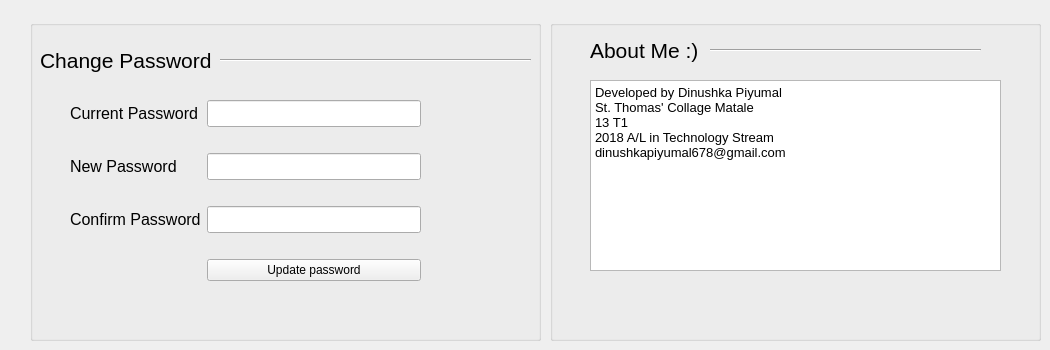
     <widget class="QWidget" name="tab_9">
      <attribute name="icon">
       <iconset resource="settings.qrc">
        <normaloff>:/newPrefix/Material Icons_e8b8(0)_32.png</normaloff>:/newPrefix/Material Icons_e8b8(0)_32.png</iconset>
      </attribute>
      <attribute name="title">
       <string>Settings</string>
      </attribute>
      <widget class="QGroupBox" name="groupBox">
       <property name="geometry">
        <rect>
         <x>30</x>
         <y>20</y>
         <width>511</width>
         <height>321</height>
        </rect>
       </property>
       <property name="title">
        <string/>
       </property>
       <widget class="Line" name="line_34">
        <property name="geometry">
         <rect>
          <x>190</x>
          <y>30</y>
          <width>311</width>
          <height>21</height>
         </rect>
        </property>
        <property name="orientation">
         <enum>Qt::Horizontal</enum>
        </property>
       </widget>
       <widget class="QWidget" name="formLayoutWidget">
        <property name="geometry">
         <rect>
          <x>40</x>
          <y>80</y>
          <width>351</width>
          <height>181</height>
         </rect>
        </property>
        <layout class="QFormLayout" name="formLayout">
         <property name="fieldGrowthPolicy">
          <enum>QFormLayout::AllNonFixedFieldsGrow</enum>
         </property>
         <item row="0" column="0">
          <widget class="QLabel" name="label_38">
           <property name="font">
            <font>
             <pointsize>12</pointsize>
            </font>
           </property>
           <property name="text">
            <string>Current Password</string>
           </property>
          </widget>
         </item>
         <item row="0" column="1">
          <widget class="QLineEdit" name="lineEdit_27">
           <property name="font">
            <font>
             <pointsize>12</pointsize>
            </font>
           </property>
          </widget>
         </item>
         <item row="1" column="1">
          <spacer name="verticalSpacer_2">
           <property name="orientation">
            <enum>Qt::Vertical</enum>
           </property>
           <property name="sizeHint" stdset="0">
            <size>
             <width>20</width>
             <height>40</height>
            </size>
           </property>
          </spacer>
         </item>
         <item row="2" column="0">
          <widget class="QLabel" name="label_39">
           <property name="font">
            <font>
             <pointsize>12</pointsize>
            </font>
           </property>
           <property name="text">
            <string>New Password</string>
           </property>
          </widget>
         </item>
         <item row="2" column="1">
          <widget class="QLineEdit" name="lineEdit_28">
           <property name="font">
            <font>
             <pointsize>12</pointsize>
            </font>
           </property>
          </widget>
         </item>
         <item row="3" column="1">
          <spacer name="verticalSpacer">
           <property name="orientation">
            <enum>Qt::Vertical</enum>
           </property>
           <property name="sizeHint" stdset="0">
            <size>
             <width>20</width>
             <height>40</height>
            </size>
           </property>
          </spacer>
         </item>
         <item row="4" column="0">
          <widget class="QLabel" name="label_41">
           <property name="font">
            <font>
             <pointsize>12</pointsize>
            </font>
           </property>
           <property name="text">
            <string>Confirm Password</string>
           </property>
          </widget>
         </item>
         <item row="4" column="1">
          <widget class="QLineEdit" name="lineEdit_29">
           <property name="font">
            <font>
             <pointsize>12</pointsize>
            </font>
           </property>
           <property name="echoMode">
            <enum>QLineEdit::Normal</enum>
           </property>
          </widget>
         </item>
         <item row="5" column="1">
          <spacer name="verticalSpacer_3">
           <property name="orientation">
            <enum>Qt::Vertical</enum>
           </property>
           <property name="sizeHint" stdset="0">
            <size>
             <width>20</width>
             <height>40</height>
            </size>
           </property>
          </spacer>
         </item>
         <item row="6" column="1">
          <widget class="QPushButton" name="pushButton_9">
           <property name="text">
            <string>Update password</string>
           </property>
           <property name="icon">
            <iconset resource="update_password.qrc">
             <normaloff>:/newPrefix/update.png</normaloff>:/newPrefix/update.png</iconset>
           </property>
          </widget>
         </item>
        </layout>
       </widget>
       <widget class="QLabel" name="label_37">
        <property name="geometry">
         <rect>
          <x>10</x>
          <y>20</y>
          <width>171</width>
          <height>41</height>
         </rect>
        </property>
        <property name="font">
         <font>
          <pointsize>16</pointsize>
         </font>
        </property>
        <property name="text">
         <string>Change Password </string>
        </property>
       </widget>
      </widget>
      <widget class="QGroupBox" name="groupBox_2">
       <property name="geometry">
        <rect>
         <x>550</x>
         <y>20</y>
         <width>491</width>
         <height>321</height>
        </rect>
       </property>
       <property name="title">
        <string/>
       </property>
       <widget class="Line" name="line_35">
        <property name="geometry">
         <rect>
          <x>160</x>
          <y>20</y>
          <width>271</width>
          <height>21</height>
         </rect>
        </property>
        <property name="orientation">
         <enum>Qt::Horizontal</enum>
        </property>
       </widget>
       <widget class="QTextEdit" name="textEdit">
        <property name="geometry">
         <rect>
          <x>40</x>
          <y>60</y>
          <width>411</width>
          <height>191</height>
         </rect>
        </property>
        <property name="html">
         <string>&lt;!DOCTYPE HTML PUBLIC &quot;-//W3C//DTD HTML 4.0//EN&quot; &quot;http://www.w3.org/TR/REC-html40/strict.dtd&quot;&gt;
&lt;html&gt;&lt;head&gt;&lt;meta name=&quot;qrichtext&quot; content=&quot;1&quot; /&gt;&lt;style type=&quot;text/css&quot;&gt;
p, li { white-space: pre-wrap; }
&lt;/style&gt;&lt;/head&gt;&lt;body style=&quot; font-family:'Ubuntu'; font-size:11pt; font-weight:400; font-style:normal;&quot;&gt;
&lt;p style=&quot; margin-top:0px; margin-bottom:0px; margin-left:0px; margin-right:0px; -qt-block-indent:0; text-indent:0px;&quot;&gt;&lt;span style=&quot; font-family:'MS Shell Dlg 2'; font-size:10pt;&quot;&gt;Developed by Dinushka Piyumal&lt;/span&gt;&lt;/p&gt;
&lt;p style=&quot; margin-top:0px; margin-bottom:0px; margin-left:0px; margin-right:0px; -qt-block-indent:0; text-indent:0px;&quot;&gt;&lt;span style=&quot; font-family:'MS Shell Dlg 2'; font-size:10pt;&quot;&gt;St. Thomas' Collage Matale&lt;/span&gt;&lt;/p&gt;
&lt;p style=&quot; margin-top:0px; margin-bottom:0px; margin-left:0px; margin-right:0px; -qt-block-indent:0; text-indent:0px;&quot;&gt;&lt;span style=&quot; font-family:'MS Shell Dlg 2'; font-size:10pt;&quot;&gt;13 T1&lt;/span&gt;&lt;/p&gt;
&lt;p style=&quot; margin-top:0px; margin-bottom:0px; margin-left:0px; margin-right:0px; -qt-block-indent:0; text-indent:0px;&quot;&gt;&lt;span style=&quot; font-family:'MS Shell Dlg 2'; font-size:10pt;&quot;&gt;2018 A/L in Technology Stream&lt;/span&gt;&lt;/p&gt;
&lt;p style=&quot; margin-top:0px; margin-bottom:0px; margin-left:0px; margin-right:0px; -qt-block-indent:0; text-indent:0px;&quot;&gt;&lt;span style=&quot; font-family:'MS Shell Dlg 2'; font-size:10pt;&quot;&gt;dinushkapiyumal678@gmail.com&lt;/span&gt;&lt;/p&gt;
&lt;p style=&quot;-qt-paragraph-type:empty; margin-top:0px; margin-bottom:0px; margin-left:0px; margin-right:0px; -qt-block-indent:0; text-indent:0px; font-family:'MS Shell Dlg 2'; font-size:10pt;&quot;&gt;&lt;br /&gt;&lt;/p&gt;&lt;/body&gt;&lt;/html&gt;</string>
        </property>
       </widget>
       <widget class="QLabel" name="label_40">
        <property name="geometry">
         <rect>
          <x>40</x>
          <y>10</y>
          <width>211</width>
          <height>41</height>
         </rect>
        </property>
        <property name="font">
         <font>
          <pointsize>16</pointsize>
         </font>
        </property>
        <property name="text">
         <string>About Me :) </string>
        </property>
       </widget>
      </widget>
     </widget>
